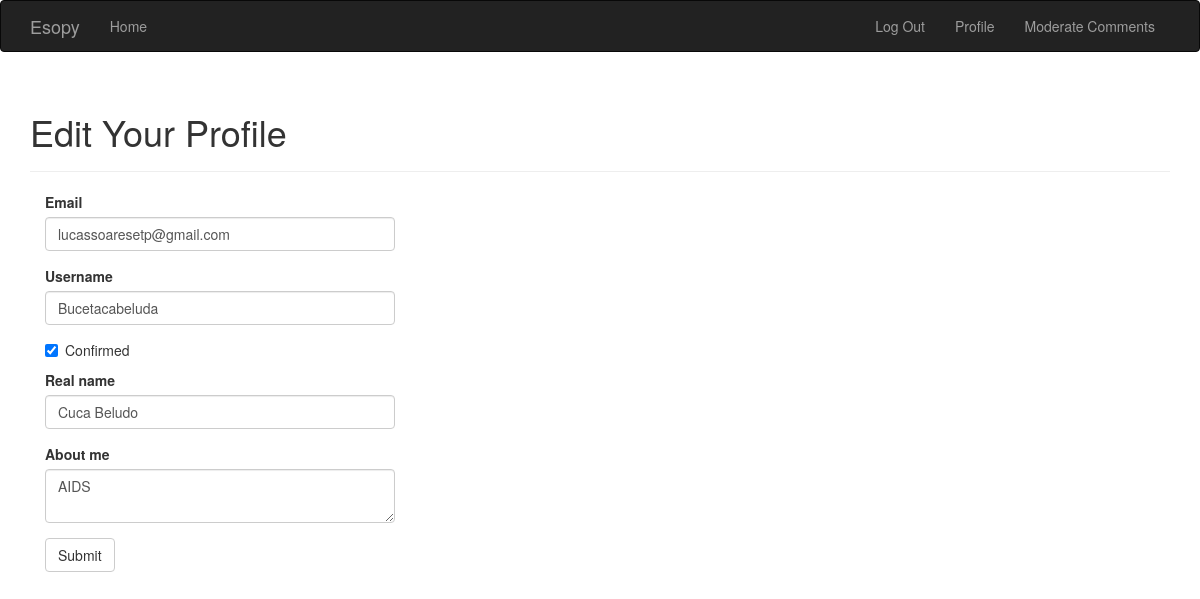
The page /edit-profile/3 (signed in) on the database its author committed.
### app/models.py (models this page shows, shortened)
class User(UserMixin, db.Model):
    __tablename__ = 'users'
    id = db.Column(db.Integer, primary_key=True)
    email = db.Column(db.String(64), unique=True, index=True)
    username = db.Column(db.String(64), unique=True, index=True)
    password_hash = db.Column(db.String(128))
    confirmed = db.Column(db.Boolean, default=False)
    is_admin = db.Column(db.Boolean, default=False)
    is_mod = db.Column(db.Boolean, default =False)
    name = db.Column(db.String(64))
    about_me = db.Column(db.Text())
    member_since = db.Column(db.DateTime(), default=datetime.utcnow)
    avatar_hash = db.Column(db.String(32))
    posts = db.relationship('Post', backref='author', lazy='dynamic')
    followed = db.relationship('Follow',
                               foreign_keys=[Follow.follower_id],
                               backref=db.backref('follower', lazy='joined'),
                               lazy='dynamic',
                               cascade='all, delete-orphan')
    followers = db.relationship('Follow',
                                foreign_keys=[Follow.followed_id],
                                backref=db.backref('followed', lazy='joined'),
                                lazy='dynamic',
                                cascade='all, delete-orphan')
    comments = db.relationship('Comment', backref='author', lazy='dynamic')
    @property
    def password(self):
        raise AttributeError('password is not a readable attribute')

### app/main/views.py (the view, shortened to what this page needs)
@main.route('/edit-profile/<int:id>', methods=['GET', 'POST'])
@login_required
def edit_profile_admin(id):
    if current_user.is_admin:
        user = User.query.get_or_404(id)
        form = EditProfileAdminForm(user=user)
        form.email.data = user.email
        form.username.data = user.username
        form.confirmed.data = user.confirmed
        form.name.data = user.name
        form.about_me.data = user.about_me
        return render_template('edit_profile.html', form=form, user=user)
    else:
        return('You are not allowed to access this page')

### app/main/forms.py (shortened to what this page needs)
class EditProfileAdminForm(FlaskForm):
    email = StringField('Email', validators=[InputRequired(), Length(1, 64),
                                             Email()])
    username = StringField('Username', validators=[
        InputRequired(), Length(1, 64), Regexp('^[A-Za-z][A-Za-z0-9_.]*$', 0,
                                          'Usernames must have only letters, '
                                          'numbers, dots or underscores')])
    confirmed = BooleanField('Confirmed')
    name = StringField('Real name', validators=[Length(0, 64)])
    about_me = TextAreaField('About me')
    submit = SubmitField('Submit')
    def __init__(self, user, *args, **kwargs):
        super(EditProfileAdminForm, self).__init__(*args, **kwargs)
        self.user = user

### app/auth/views.py (called while the page is built)
@auth.before_app_request
def before_request():
    if current_user.is_authenticated \
    and not current_user.confirmed \
    and request.blueprint != 'auth' \
    and request.endpoint != 'static':
        return redirect(url_for('auth.unconfirmed'))

### app/models.py (called while the page is built)
@login_manager.user_loader
def load_user(user_id):
    return User.query.get(int(user_id))

### app/templates/edit_profile.html (shortened to what this page needs)
{% extends "base.html" %}
{% import "bootstrap/wtf.html" as wtf %}
{% block page_content %}
<div class="page-header">
    <h1>Edit Your Profile</h1>
</div>
<div class="col-md-4">
    {{ wtf.quick_form(form) }}
</div>
{% endblock %}

### rows shown on the page
User: email "lucassoaresetp@gmail.com", username "Bucetacabeluda", confirmed "☑", name "Cuca Beludo", about_me "AIDS"
